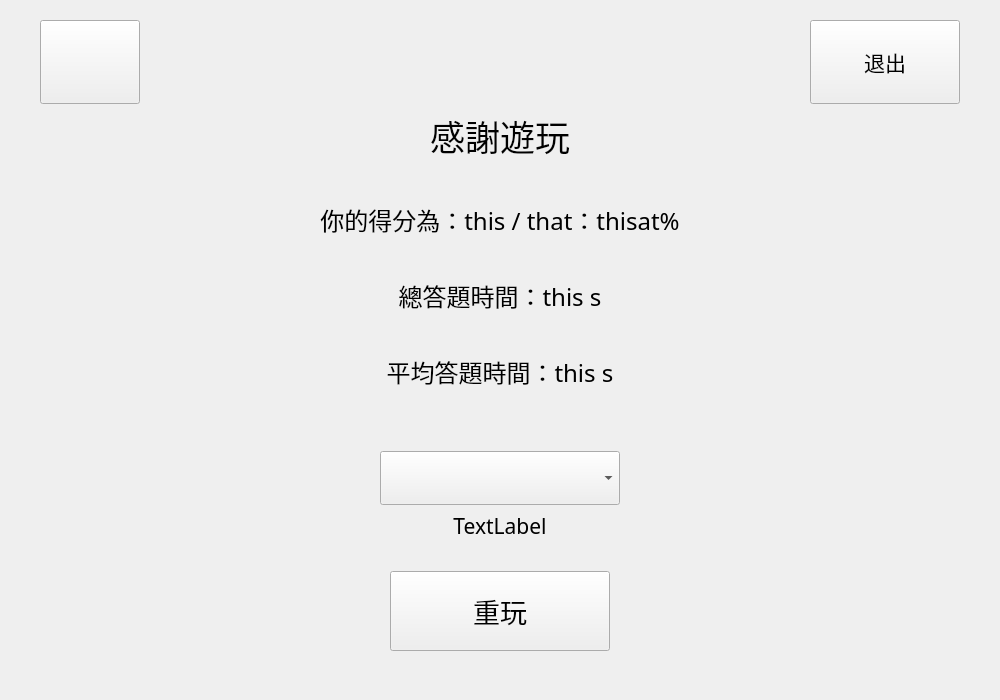
<?xml version="1.0" encoding="UTF-8"?>
<ui version="4.0">
 <class>OutroWidget</class>
 <widget class="QWidget" name="OutroWidget">
  <property name="geometry">
   <rect>
    <x>0</x>
    <y>0</y>
    <width>1000</width>
    <height>700</height>
   </rect>
  </property>
  <property name="font">
   <font>
    <pointsize>25</pointsize>
   </font>
  </property>
  <property name="windowTitle">
   <string>Form</string>
  </property>
  <layout class="QVBoxLayout" name="verticalLayout">
   <property name="leftMargin">
    <number>20</number>
   </property>
   <property name="topMargin">
    <number>20</number>
   </property>
   <property name="rightMargin">
    <number>20</number>
   </property>
   <property name="bottomMargin">
    <number>40</number>
   </property>
   <item>
    <layout class="QHBoxLayout" name="upperNavigator">
     <property name="spacing">
      <number>650</number>
     </property>
     <item>
      <widget class="QPushButton" name="muteSwitch">
       <property name="sizePolicy">
        <sizepolicy hsizetype="Expanding" vsizetype="Expanding">
         <horstretch>0</horstretch>
         <verstretch>0</verstretch>
        </sizepolicy>
       </property>
       <property name="minimumSize">
        <size>
         <width>50</width>
         <height>50</height>
        </size>
       </property>
       <property name="maximumSize">
        <size>
         <width>100</width>
         <height>100</height>
        </size>
       </property>
       <property name="text">
        <string/>
       </property>
       <property name="iconSize">
        <size>
         <width>40</width>
         <height>40</height>
        </size>
       </property>
      </widget>
     </item>
     <item>
      <widget class="QPushButton" name="exitButton">
       <property name="sizePolicy">
        <sizepolicy hsizetype="Minimum" vsizetype="Expanding">
         <horstretch>0</horstretch>
         <verstretch>0</verstretch>
        </sizepolicy>
       </property>
       <property name="minimumSize">
        <size>
         <width>120</width>
         <height>0</height>
        </size>
       </property>
       <property name="maximumSize">
        <size>
         <width>150</width>
         <height>16777215</height>
        </size>
       </property>
       <property name="font">
        <font>
         <family>Microsoft JhengHei</family>
         <pointsize>16</pointsize>
        </font>
       </property>
       <property name="text">
        <string>退出</string>
       </property>
      </widget>
     </item>
    </layout>
   </item>
   <item>
    <layout class="QVBoxLayout" name="resultLayout">
     <property name="spacing">
      <number>40</number>
     </property>
     <property name="bottomMargin">
      <number>40</number>
     </property>
     <item>
      <widget class="QLabel" name="title">
       <property name="font">
        <font>
         <family>Microsoft JhengHei</family>
         <pointsize>26</pointsize>
        </font>
       </property>
       <property name="text">
        <string>感謝遊玩</string>
       </property>
       <property name="alignment">
        <set>Qt::AlignmentFlag::AlignCenter</set>
       </property>
      </widget>
     </item>
     <item>
      <widget class="QLabel" name="score">
       <property name="font">
        <font>
         <family>Microsoft JhengHei</family>
         <pointsize>18</pointsize>
        </font>
       </property>
       <property name="text">
        <string>你的得分為：this / that：thisat%</string>
       </property>
       <property name="textFormat">
        <enum>Qt::TextFormat::MarkdownText</enum>
       </property>
       <property name="alignment">
        <set>Qt::AlignmentFlag::AlignCenter</set>
       </property>
      </widget>
     </item>
     <item>
      <widget class="QLabel" name="totalTime">
       <property name="font">
        <font>
         <family>Microsoft JhengHei</family>
         <pointsize>18</pointsize>
        </font>
       </property>
       <property name="text">
        <string>總答題時間：this s</string>
       </property>
       <property name="alignment">
        <set>Qt::AlignmentFlag::AlignCenter</set>
       </property>
      </widget>
     </item>
     <item>
      <widget class="QLabel" name="avgTime">
       <property name="font">
        <font>
         <family>Microsoft JhengHei</family>
         <pointsize>18</pointsize>
        </font>
       </property>
       <property name="text">
        <string>平均答題時間：this s</string>
       </property>
       <property name="alignment">
        <set>Qt::AlignmentFlag::AlignCenter</set>
       </property>
      </widget>
     </item>
    </layout>
   </item>
   <item>
    <layout class="QVBoxLayout" name="gamemodeLayout">
     <property name="topMargin">
      <number>15</number>
     </property>
     <property name="bottomMargin">
      <number>15</number>
     </property>
     <item>
      <layout class="QHBoxLayout" name="horizontalLayout">
       <item>
        <widget class="QComboBox" name="featureBox">
         <property name="maximumSize">
          <size>
           <width>240</width>
           <height>16777215</height>
          </size>
         </property>
         <property name="font">
          <font>
           <family>Microsoft JhengHei</family>
           <pointsize>25</pointsize>
          </font>
         </property>
         <property name="styleSheet">
          <string notr="true"/>
         </property>
         <property name="editable">
          <bool>false</bool>
         </property>
        </widget>
       </item>
      </layout>
     </item>
     <item>
      <widget class="QLabel" name="gamemodeExplanation">
       <property name="maximumSize">
        <size>
         <width>16777215</width>
         <height>50</height>
        </size>
       </property>
       <property name="font">
        <font>
         <family>Microsoft JhengHei</family>
         <pointsize>16</pointsize>
        </font>
       </property>
       <property name="text">
        <string>TextLabel</string>
       </property>
       <property name="alignment">
        <set>Qt::AlignmentFlag::AlignHCenter|Qt::AlignmentFlag::AlignTop</set>
       </property>
      </widget>
     </item>
    </layout>
   </item>
   <item>
    <widget class="QWidget" name="replaySpacer" native="true">
     <layout class="QVBoxLayout" name="verticalLayout_2">
      <item>
       <layout class="QHBoxLayout" name="replayAligner">
        <item>
         <widget class="QPushButton" name="replayButton">
          <property name="minimumSize">
           <size>
            <width>0</width>
            <height>80</height>
           </size>
          </property>
          <property name="maximumSize">
           <size>
            <width>220</width>
            <height>80</height>
           </size>
          </property>
          <property name="font">
           <font>
            <family>Microsoft JhengHei</family>
            <pointsize>20</pointsize>
           </font>
          </property>
          <property name="text">
           <string>重玩</string>
          </property>
         </widget>
        </item>
       </layout>
      </item>
     </layout>
    </widget>
   </item>
  </layout>
 </widget>
 <resources/>
 <connections/>
</ui>
